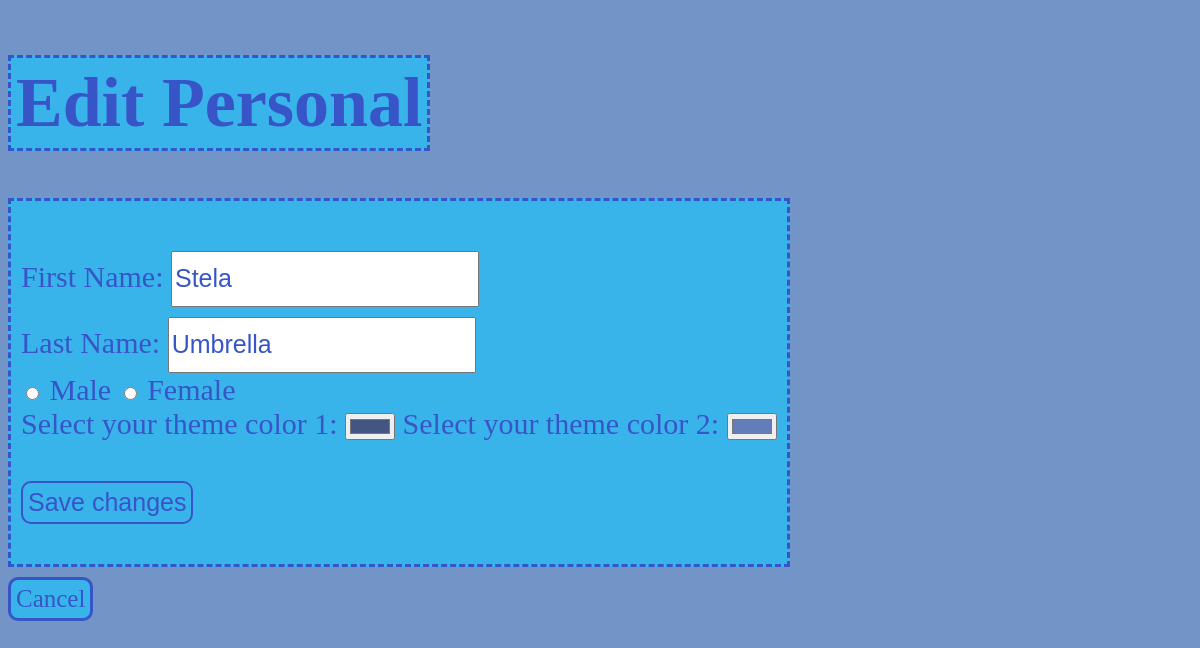
The app's page /index.php/personal/edit (signed in) with its own data.
### tables this page shows
CREATE TABLE `userinfo` (
  `userID` int(11) NOT NULL,
  `username` varchar(255) NOT NULL,
  `firstName` varchar(255) NOT NULL,
  `lastName` varchar(255) NOT NULL,
  `gender` varchar(1) NOT NULL,
  `theme` varchar(255) NOT NULL,
  `friends` text NOT NULL
);

### controller/UserController.php (called while the page is built, shortened)
<?php
require_once("model/UserDB.php");
class UserController {
    public static function editPersonalPage() {
        $userInfo = UserDB::getUserInfo($_SESSION["user"]);
        ViewHelper::render("view/editPersonal.php", [
            "user" => $userInfo,
            "formAction" => "confirmEdit"
        ]);
    }
}

### model/UserDB.php (called while the page is built, shortened)
<?php
class UserDB {
    public static function getUserInfo($id) {
        $db = DBInit::getInstance();
        $statement = $db->prepare("SELECT userID, username, firstName, lastName, gender, theme FROM userinfo
            WHERE userID = :id");
        $statement->bindParam(":id", $id, PDO::PARAM_INT);
        $statement->execute();
        $userInfo = $statement->fetch();
        if ($userInfo != null) {
            return $userInfo;
        } else {
            throw new InvalidArgumentException("No record with id $id");
        }
    }
}

### view/editPersonal.php (the view, shortened to what this page needs)
<!DOCTYPE html>
<link rel="stylesheet" type="text/css" href=<?= ASSETS_URL . "style.css"?> />
<h1>Edit Personal</h1>
<div class="box">
<?php
    $themes = explode(",", $user["theme"]);
?>
<form action="<?= BASE_URL . $formAction ?>" method="post">
    <p>
        <label>First Name: <input type="text" name="fName" value="<?= $user["firstName"] ?>" autocomplete="off" placeholder="John"
            required autofocus /></label><br/>
        <label>Last Name: <input type="text" name="lName" value="<?= $user["lastName"] ?>" autocomplete="off" placeholder="Doe"
            required autofocus /></label><br/>
        <input type="radio" id="male" name="gender" value="M" required>
        <label for="male">Male</label>
        <input type="radio" id="female" name="gender" value="F" required>
        <label for="female">Female</label><br>
        <label for="color1">Select your theme color 1:</label>
        <input type="color" id="color1" name="color1" value="<?=$themes[0]?>">
        <label for="color2">Select your theme color 2:</label>
        <input type="color" id="color2" name="color2" value="<?=$themes[1]?>">
    </p>
    <p><button>Save changes</button></p>
</form>
</div>
<a href="<?= BASE_URL . "personal?id=" . $_SESSION["user"] ?>">Cancel</a>

### assets/style.css (style rules this page uses)
h1 { display: inline-block; align-self: center; background-color: var(--lightBlue); border-color: var(--darkBlue); border-style: dashed; font-size: 70px; padding: 5px; }
.box { display: inline-block; background-color: var(--lightBlue); border-color: var(--darkBlue); border-style: dashed; font-size: 30px; padding: 10px; }
a, button, input[type=file] { display: inline-block; text-decoration: none; font-size: 25px; margin-top: 10px; border-style: solid; border-radius: 10px; background-color: var(--lightBlue); border-color: var(--darkBlue); color: var(--darkBlue); padding: 5px; text-align: center; }
input[type=text],input[type=password], textarea, input[type=file] { display: inline-block; width: 300px; height: 50px; margin-top: 10px; color: var(--darkBlue); font-size: 25px; }
*::placeholder { font-size: 15px; }

### records on screen
userinfo: fName "Stela", lName "Umbrella", color1 "#435581", color2 "#637dbb"
